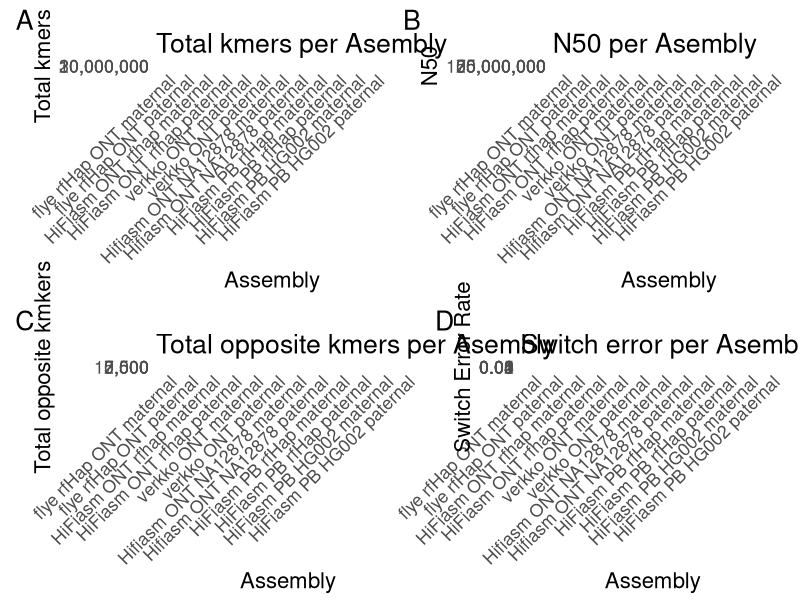

The R script that drew this image:
## ---- chunk 1
library(ggplot2)
library(dplyr)
## ---- chunk 2
merqury_stats <- read.delim("merqury_new_stats.tsv", sep="\t", header=TRUE)
head(merqury_stats)
## ---- chunk 3
merqury_stats <- merqury_stats %>%
  mutate(across(-1, ~ as.numeric(gsub("[^0-9.]", "", .))))
glimpse(merqury_stats)
head(merqury_stats)

merqury_stats$Assembly.. <- factor(merqury_stats$Assembly.., levels = merqury_stats$Assembly..)
merqury_stats
## ---- chunk 4
merqury_stats <- merqury_stats %>%
  mutate(Sequence_type=case_when(
    grepl("ONT",Assembly..) ~ "ONT",
    grepl("PB",Assembly..) ~ "PB"))%>% 
    mutate(Sex=case_when(
    grepl("maternal",Assembly..) ~ "maternal",
    grepl("paternal",Assembly..) ~ "paternal"))%>%
  mutate(Sequence_type = factor(Sequence_type, levels = c("ONT", "PB")))%>%
  mutate(Sex = factor(Sex, levels = c("maternal", "paternal")))

merqury_stats
## ---- chunk 5
a=ggplot(merqury_stats, aes(x = Assembly.., y = Total_kmers, fill = Sequence_type, alpha = Sex)) +
  geom_bar(stat = "identity") +
  theme_minimal() +
  theme(axis.text.x = element_text(angle = 45, hjust = 1), legend.position = "none", text = element_text(size = 16)) +
  scale_alpha_manual(values = c(0.5, 1 , 0.5, 1 , 0.5 , 1 , 0.5 ,1)) +
  scale_y_continuous(labels = scales::comma)+# Ajusta los valores de alpha para cada tipo
  labs(title = "Total kmers per Asembly", x = "Assembly", y = "Total kmers")
## ---- chunk 6
b=ggplot(merqury_stats, aes(x = Assembly.., y = N50, fill = Sequence_type, alpha = Sex)) +
  geom_bar(stat = "identity") +
  theme_minimal() +
  theme(axis.text.x = element_text(angle = 45, hjust = 1), legend.position = "none", text = element_text(size = 16)) +
  scale_alpha_manual(values = c(0.5, 1 , 0.5, 1 , 0.5 , 1 , 0.5 ,1)) +
  scale_y_continuous(labels = scales::comma)+# Ajusta los valores de alpha para cada tipo
  labs(title = "N50 per Asembly", x = "Assembly", y = "N50")
## ---- chunk 7
c=ggplot(merqury_stats, aes(x = Assembly.., y = Total_opposite_kmers, fill = Sequence_type, alpha = Sex)) +
  geom_bar(stat = "identity") +
  theme_minimal() +
  theme(axis.text.x = element_text(angle = 45, hjust = 1), legend.position = "none",text = element_text(size = 16)) +
  scale_alpha_manual(values = c(0.5, 1 , 0.5, 1 , 0.5 , 1 , 0.5 ,1)) +
  scale_y_continuous(labels = scales::comma)+# Ajusta los valores de alpha para cada tipo
  labs(title = "Total opposite kmers per Asembly", x = "Assembly", y = "Total opposite kmkers")
## ---- chunk 8
d=ggplot(merqury_stats, aes(x = Assembly.., y = Switch_error, fill = Sequence_type, alpha = Sex)) +
  geom_bar(stat = "identity") +
  theme_minimal() +
  theme(axis.text.x = element_text(angle = 45, hjust = 1), legend.position = "none", text = element_text(size = 16)) +
  scale_alpha_manual(values = c(0.5, 1 , 0.5, 1 , 0.5 , 1 , 0.5 ,1)) +
  labs(title = "Switch error per Asembly", x = "Assembly", y = "Switch Error Rate")
## ---- chunk 9
library(patchwork)

png("merqury_metrics.png", width = 1300 , height = 1000)
 (a | b)/(c | d) + 
  plot_annotation(tag_levels = 'A')
